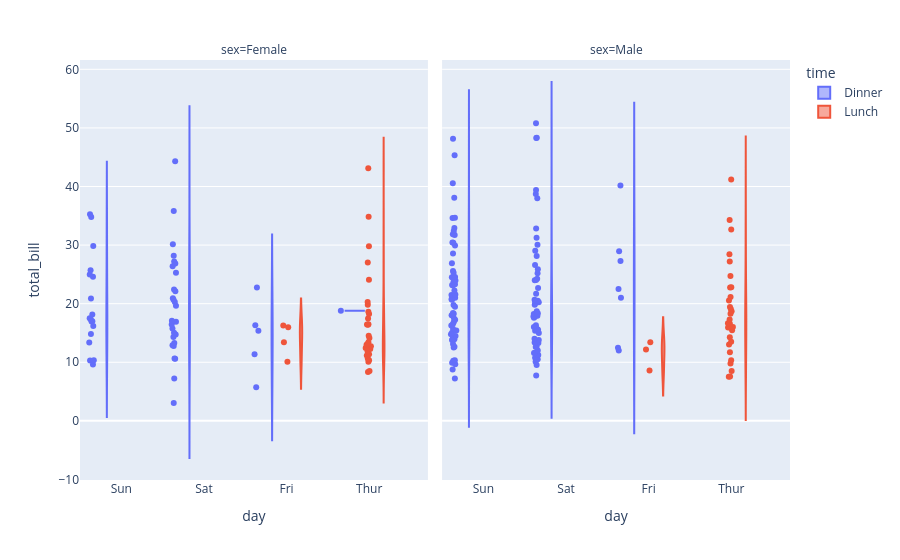

The notebook cell this image was saved under:
### Code cell
# color, points and facet_col 
px.violin(df, x='day', y='total_bill', color='time', 
         points='all', facet_col='sex')

### Figure 1 — Plotly figure (JSON) as saved in the notebook; plotly's stock layout.template omitted (floating-point values rounded to 4 significant figures)
{"data": [{"alignmentgroup": "True", "box": {"visible": false}, "hovertemplate": "time=Dinner<br>sex=Female<br>day=%{x}<br>total_bill=%{y}<extra></extra>", "legendgroup": "Dinner", "marker": {"color": "#636efa"}, "name": "Dinner", "offsetgroup": "Dinner", "orientation": "v", "points": "all", "scalegroup": "True", "showlegend": true, "type": "violin", "x": ["Sun", "Sun", "Sun", "Sun", "Sun", "Sun", "Sat", "Sat", "Sat", "Sat", "Sat", "Sat", "Sun", "Sun", "Sat", "Sat", "Sat", "Sat", "Sat", "Sat", "Sat", "Fri", "Fri", "Fri", "Fri", "Fri", "Sat", "Sat", "Sat", "Sat", "Sat", "Sun", "Sun", "Sun", "Sun", "Sun", "Sun", "Sun", "Sat", "Sat", "Sun", "Sun", "Sun", "Sat", "Sat", "Sat", "Sat", "Sat", "Sat", "Sat", "Sat", "Thur"], "x0": " ", "xaxis": "x", "y": [16.99, 24.59, 35.26, 14.83, 10.33, 16.97, 20.29, 15.77, 19.65, 15.06, 20.69, 16.93, 10.29, 34.81, 26.41, 16.45, 3.07, 17.07, 26.86, 25.28, 14.73, 5.75, 16.32, 22.75, 11.35, 15.38, 44.3, 22.42, 20.92, 14.31, 7.25, 25.71, 17.31, 29.85, 25.0, 13.39, 16.21, 17.51, 10.59, 10.63, 9.6, 20.9, 18.15, 12.76, 13.27, 28.17, 12.9, 30.14, 22.12, 35.83, 27.18, 18.78], "y0": " ", "yaxis": "y"}, {"alignmentgroup": "True", "box": {"visible": false}, "hovertemplate": "time=Dinner<br>sex=Male<br>day=%{x}<br>total_bill=%{y}<extra></extra>", "legendgroup": "Dinner", "marker": {"color": "#636efa"}, "name": "Dinner", "offsetgroup": "Dinner", "orientation": "v", "points": "all", "scalegroup": "True", "showlegend": false, "type": "violin", "x": ["Sun", "Sun", "Sun", "Sun", "Sun", "Sun", "Sun", "Sun", "Sun", "Sun", "Sun", "Sun", "Sun", "Sat", "Sat", "Sat", "Sat", "Sat", "Sat", "Sat", "Sat", "Sat", "Sat", "Sat", "Sat", "Sat", "Sat", "Sat", "Sat", "Sun", "Sun", "Sun", "Sun", "Sun", "Sun", "Sun", "Sun", "Sun", "Sun", "Sun", "Sun", "Sun", "Sat", "Sat", "Sat", "Sat", "Sat", "Sat", "Sat", "Sat", "Sat", "Sat", "Sat", "Sat", "Sat", "Sat", "Fri", "Fri", "Fri", "Fri", "Fri", "Fri", "Fri", "Sat", "Sat", "Sat", "Sat", "Sat", "Sun", "Sun", "Sun", "Sun", "Sun", "Sun", "Sun", "Sun", "Sun", "Sun", "Sun", "Sun", "Sun", "Sun", "Sun", "Sun", "Sat", "Sat", "Sun", "Sun", "Sun", "Sun", "Sun", "Sun", "Sun", "Sun", "Sun", "Sun", "Sun", "Sun", "Sun", "Sun", "Sun", "Sun", "Sat", "Sat", "Sat", "Sat", "Sat", "Sat", "Sat", "Sat", "Sat", "Sat", "Sat", "Sat", "Sat", "Sat", "Sat", "Sat", "Sat", "Sat", "Sat", "Sat", "Sat", "Sat"], "x0": " ", "xaxis": "x2", "y": [10.34, 21.01, 23.68, 25.29, 8.77, 26.88, 15.04, 14.78, 10.27, 15.42, 18.43, 21.58, 16.29, 20.65, 17.92, 39.42, 19.82, 17.81, 13.37, 12.69, 21.7, 9.55, 18.35, 17.78, 24.06, 16.31, 18.69, 31.27, 16.04, 17.46, 13.94, 9.68, 30.4, 18.29, 22.23, 32.4, 28.55, 18.04, 12.54, 9.94, 25.56, 19.49, 38.01, 11.24, 48.27, 20.29, 13.81, 11.02, 18.29, 17.59, 20.08, 20.23, 15.01, 12.02, 10.51, 17.92, 28.97, 22.49, 40.17, 27.28, 12.03, 21.01, 12.46, 15.36, 20.49, 25.21, 18.24, 14.0, 38.07, 23.95, 29.93, 14.07, 13.13, 17.26, 24.55, 19.77, 48.17, 16.49, 21.5, 12.66, 13.81, 24.52, 20.76, 31.71, 50.81, 15.81, 7.25, 31.85, 16.82, 32.9, 17.89, 14.48, 34.63, 34.65, 23.33, 45.35, 23.17, 40.55, 20.69, 30.46, 23.1, 15.69, 26.59, 38.73, 24.27, 30.06, 25.89, 48.33, 28.15, 11.59, 7.74, 20.45, 13.28, 24.01, 15.69, 11.61, 10.77, 15.53, 10.07, 12.6, 32.83, 29.03, 22.67, 17.82], "y0": " ", "yaxis": "y2"}, {"alignmentgroup": "True", "box": {"visible": false}, "hovertemplate": "time=Lunch<br>sex=Female<br>day=%{x}<br>total_bill=%{y}<extra></extra>", "legendgroup": "Lunch", "marker": {"color": "#EF553B"}, "name": "Lunch", "offsetgroup": "Lunch", "orientation": "v", "points": "all", "scalegroup": "True", "showlegend": true, "type": "violin", "x": ["Thur", "Thur", "Thur", "Thur", "Thur", "Thur", "Thur", "Thur", "Thur", "Thur", "Thur", "Thur", "Thur", "Thur", "Thur", "Thur", "Thur", "Thur", "Thur", "Thur", "Thur", "Thur", "Thur", "Thur", "Thur", "Thur", "Thur", "Thur", "Thur", "Thur", "Thur", "Fri", "Fri", "Fri", "Fri"], "x0": " ", "xaxis": "x", "y": [10.07, 34.83, 10.65, 12.43, 24.08, 13.42, 12.48, 29.8, 14.52, 11.38, 20.27, 11.17, 12.26, 18.26, 8.51, 10.33, 14.15, 13.16, 17.47, 27.05, 16.43, 8.35, 18.64, 11.87, 19.81, 43.11, 13.0, 12.74, 13.0, 16.4, 16.47, 13.42, 15.98, 16.27, 10.09], "y0": " ", "yaxis": "y"}, {"alignmentgroup": "True", "box": {"visible": false}, "hovertemplate": "time=Lunch<br>sex=Male<br>day=%{x}<br>total_bill=%{y}<extra></extra>", "legendgroup": "Lunch", "marker": {"color": "#EF553B"}, "name": "Lunch", "offsetgroup": "Lunch", "orientation": "v", "points": "all", "scalegroup": "True", "showlegend": false, "type": "violin", "x": ["Thur", "Thur", "Thur", "Thur", "Thur", "Thur", "Thur", "Thur", "Thur", "Thur", "Thur", "Thur", "Thur", "Thur", "Thur", "Thur", "Thur", "Thur", "Thur", "Thur", "Thur", "Thur", "Thur", "Thur", "Thur", "Thur", "Thur", "Thur", "Thur", "Thur", "Fri", "Fri", "Fri"], "x0": " ", "xaxis": "x2", "y": [27.2, 22.76, 17.29, 19.44, 16.66, 32.68, 15.98, 13.03, 18.28, 24.71, 21.16, 11.69, 14.26, 15.95, 8.52, 22.82, 19.08, 16.0, 34.3, 41.19, 9.78, 7.51, 28.44, 15.48, 16.58, 7.56, 10.34, 13.51, 18.71, 20.53, 12.16, 8.58, 13.42], "y0": " ", "yaxis": "y2"}], "layout": {"annotations": [{"font": {}, "showarrow": false, "text": "sex=Female", "x": 0.245, "xanchor": "center", "xref": "paper", "y": 1, "yanchor": "bottom", "yref": "paper"}, {"font": {}, "showarrow": false, "text": "sex=Male", "x": 0.755, "xanchor": "center", "xref": "paper", "y": 1, "yanchor": "bottom", "yref": "paper"}], "legend": {"title": {"text": "time"}, "tracegroupgap": 0}, "margin": {"t": 60}, "violinmode": "group", "xaxis": {"anchor": "y", "domain": [0, 0.49], "title": {"text": "day"}}, "xaxis2": {"anchor": "y2", "domain": [0.51, 1], "matches": "x", "title": {"text": "day"}}, "yaxis": {"anchor": "x", "domain": [0, 1], "title": {"text": "total_bill"}}, "yaxis2": {"anchor": "x2", "domain": [0, 1], "matches": "y", "showticklabels": false}}}
